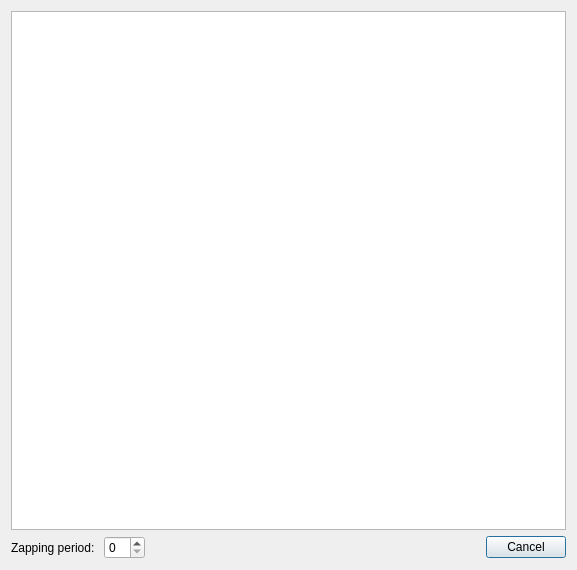
<?xml version="1.0" encoding="UTF-8"?>
<ui version="4.0">
 <class>ZapChannelDialog</class>
 <widget class="QDialog" name="ZapChannelDialog">
  <property name="windowModality">
   <enum>Qt::ApplicationModal</enum>
  </property>
  <property name="geometry">
   <rect>
    <x>0</x>
    <y>0</y>
    <width>577</width>
    <height>570</height>
   </rect>
  </property>
  <property name="windowTitle">
   <string>Dialog</string>
  </property>
  <property name="modal">
   <bool>true</bool>
  </property>
  <layout class="QVBoxLayout" name="verticalLayout">
   <item>
    <widget class="QTreeView" name="channelList"/>
   </item>
   <item>
    <layout class="QHBoxLayout" name="horizontalLayout_2">
     <item>
      <widget class="QLabel" name="label">
       <property name="text">
        <string>Zapping period: </string>
       </property>
      </widget>
     </item>
     <item>
      <widget class="QSpinBox" name="zapPeriod"/>
     </item>
     <item>
      <widget class="QDialogButtonBox" name="buttonBox">
       <property name="standardButtons">
        <set>QDialogButtonBox::Cancel</set>
       </property>
      </widget>
     </item>
    </layout>
   </item>
  </layout>
 </widget>
 <resources/>
 <connections>
  <connection>
   <sender>buttonBox</sender>
   <signal>rejected()</signal>
   <receiver>ZapChannelDialog</receiver>
   <slot>reject()</slot>
   <hints>
    <hint type="sourcelabel">
     <x>288</x>
     <y>457</y>
    </hint>
    <hint type="destinationlabel">
     <x>288</x>
     <y>238</y>
    </hint>
   </hints>
  </connection>
 </connections>
</ui>
